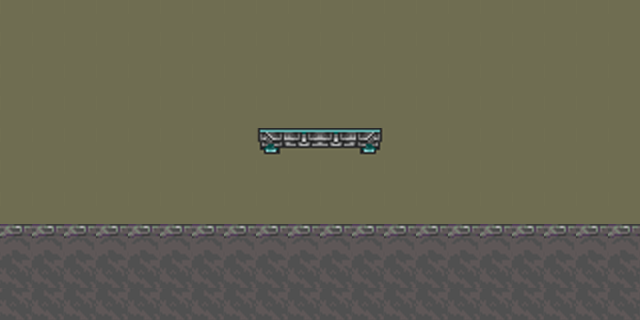

A 2D game scene composited from a Tiled map and its tileset images. What follows is a short description and the map's XML, with each tile layer's data collapsed to a summary:
An orthogonal 20x10 tile map with 32x32 px tiles, 2 tile layers (Good, Bad).

<map version="1.0" orientation="orthogonal" width="20" height="10" tilewidth="32" tileheight="32">
 <tileset firstgid="1" name="tilemap" tilewidth="32" tileheight="32">
  <image source="tilemap.png" width="1024" height="1024" />
 </tileset>
 <layer name="Good" width="20" height="10">
  <data>[200 cells, 200 non-empty, 16 distinct tile ids]</data>
 </layer>
 <layer name="Bad" width="20" height="10">
  <data>[200 cells, 200 non-empty, 6 distinct tile ids]</data>
 </layer>
</map>
